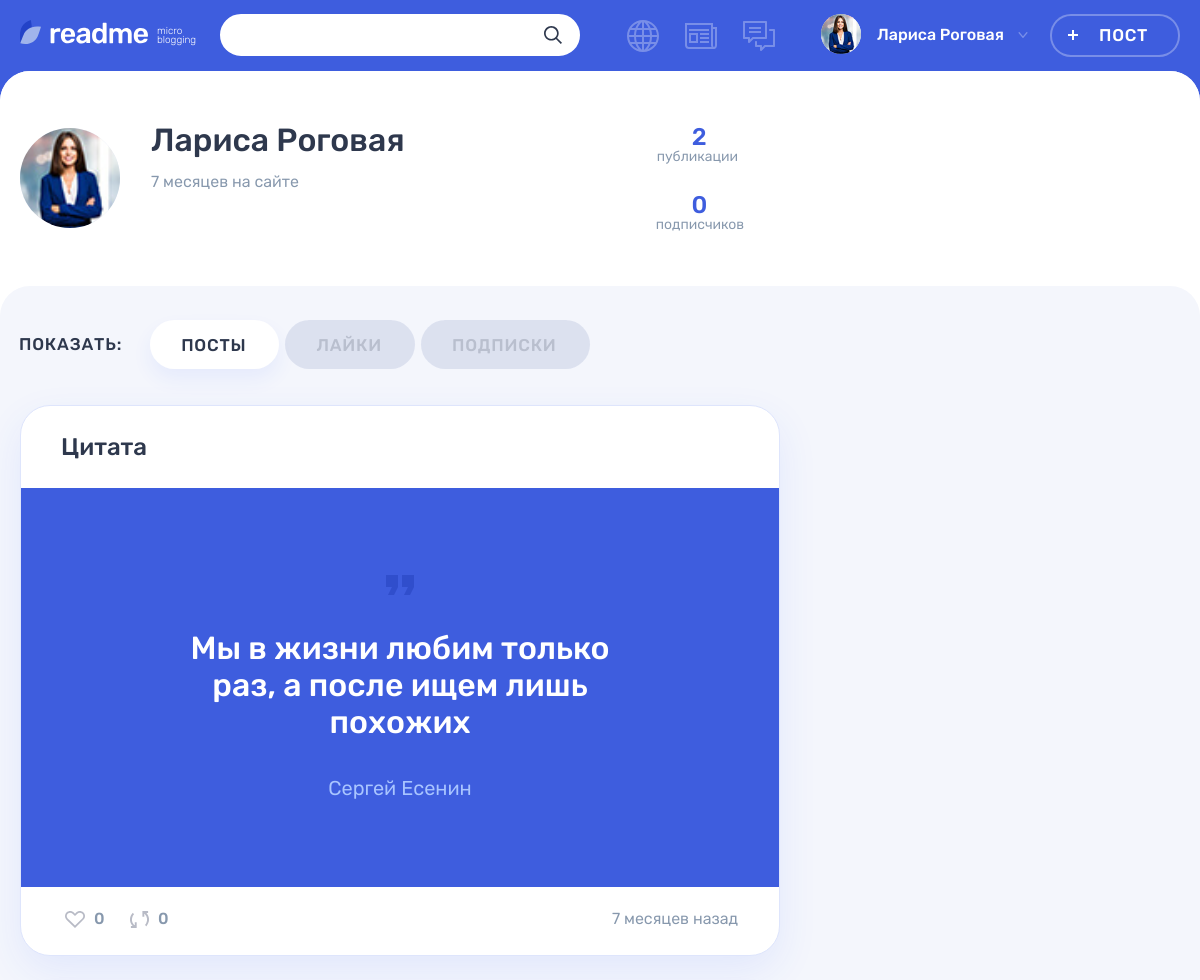
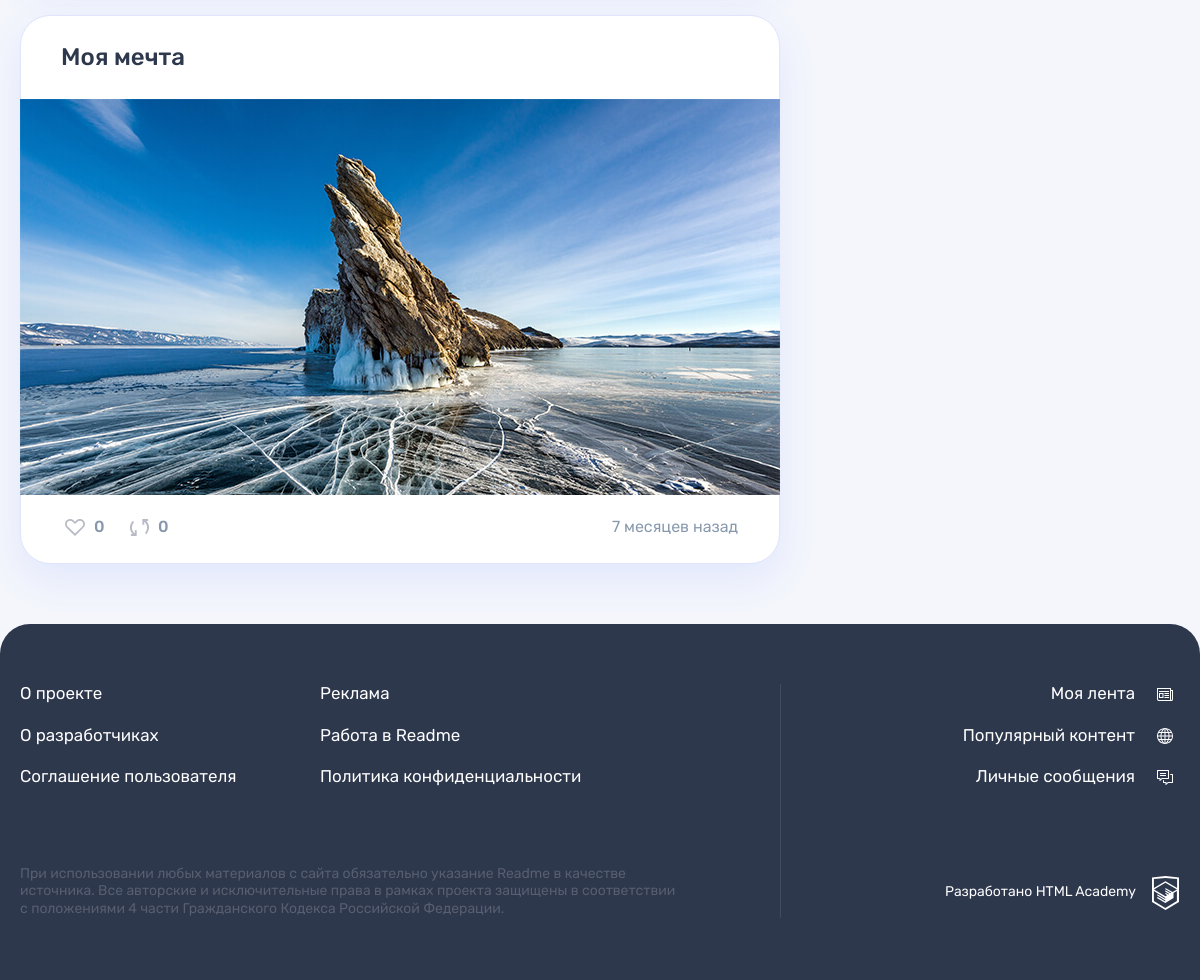
The app's page /profile.php?id=1&tab=posts (signed in) with its own data (2 pictures, top to bottom).
### tables this page shows
CREATE TABLE user (
	id INT UNSIGNED AUTO_INCREMENT PRIMARY KEY,
	dt_add TIMESTAMP NOT NULL DEFAULT CURRENT_TIMESTAMP(),
	email VARCHAR(128) NOT NULL,
	login VARCHAR(128) NOT NULL,
	password VARCHAR(255) NOT NULL,
	avatar_path VARCHAR(128),
	UNIQUE INDEX email(email)
);

CREATE TABLE post (
	id INT UNSIGNED AUTO_INCREMENT PRIMARY KEY,
	dt_add TIMESTAMP NOT NULL DEFAULT CURRENT_TIMESTAMP(),
	title VARCHAR(128) NOT NULL,
	text_content TEXT,
	quote_author VARCHAR(128),
	image_path VARCHAR(128),
	video_path VARCHAR(128),
	link VARCHAR(128),
	show_count INT UNSIGNED NOT NULL DEFAULT 0,
	author_id INT UNSIGNED NOT NULL,
	is_repost BOOLEAN NOT NULL DEFAULT 0,
	origin_post_id INT UNSIGNED,
	content_type_id INT UNSIGNED NOT NULL,
	FOREIGN KEY (author_id) REFERENCES user(id),
	FOREIGN KEY (origin_post_id) REFERENCES post(id),
	FOREIGN KEY (content_type_id) REFERENCES content_type(id),
	FULLTEXT INDEX post_ft_search(title, text_content)
);

### templates/profile.php (the view, shortened to what the rows shown need)
<div class="profile profile--default">
    <div class="profile__user-wrapper">
        <div class="profile__user user container">
            <div class="profile__user-info user__info">
                <div class="profile__avatar user__avatar">
                    <?php if (!empty($user['avatar_path'])): ?>
                        <img style="width: 100px; height: 100px; object-fit: cover;"
                            class="profile__picture user__picture" src="uploads/<?= esc($user['avatar_path']) ?>" width="100" height="100" alt="Аватар пользователя">
                    <?php endif; ?>
                </div>
                <div class="profile__name-wrapper user__name-wrapper">
                    <span class="profile__name user__name"><?= esc($user['login']) ?></span>
                    <time class="profile__user-time user__time" datetime="<?= get_datetime_value($user['dt_add']) ?>"><?= get_relative_time($user['dt_add']) ?> на сайте</time>
                </div>
            </div>
        </div>
    </div>
    <div class="profile__tabs-wrapper tabs">
        <div class="container">
            <div class="profile__tab-content">
                <section class="profile__posts tabs__content<?php if (isset($_GET['tab']) && $_GET['tab'] === 'posts'): ?> tabs__content--active<?php endif; ?>">
                    <?php foreach ($posts as $post): ?>
                        <article id="article-<?= esc($post['id']) ?>" class="profile__post post post-<?= esc($post['class_name']) ?>">
                            <header class="post__header">
                                <?php $style = $post['class_name'] === 'text' ? 'padding: 29px 40px 26px;' : ''; ?>
                                <h2 style="<?= $style . ($post['is_repost'] ? ' padding-top: 4px;' : '') ?>"><a href="/post.php?id=<?= esc($post['id']) ?>&comments=2"><?= esc($post['title']) ?></a></h2>
                            </header>
                            <?php $style = !$post['comments'] ? ($post['hashtags'] ? 'min-height: 67px;' : 'min-height: 83px;') : ''; ?>
                            <div style="<?= $style ?>" class="post__main">
                                <?php $post['display_mode'] = 'feed'; ?>
                                <?php if ($post['class_name'] === 'quote'): ?>
                                    <?= include_template('inc/post-quote.php', ['post' => $post]) ?>
                                <?php elseif ($post['class_name'] === 'link'): ?>
                                    <?= include_template('inc/post-link.php', ['post' => $post]) ?>
                                <?php elseif ($post['class_name'] === 'photo'): ?>
                                    <?= include_template('inc/post-photo.php', ['post' => $post]) ?>
                                <?php elseif ($post['class_name'] === 'video'): ?>
                                    <?= include_template('inc/post-video.php', ['post' => $post]) ?>
                                <?php elseif ($post['class_name'] === 'text'): ?>
                                    <?php $post['style'] = 'margin-top: 0;'; ?>
                                    <?= include_template('inc/post-text.php', ['post' => $post]) ?>
                                <?php endif; ?>
                            </div>
                            <footer class="post__footer">
                                <div class="post__indicators">
                                    <div class="post__buttons">
                                        <?php $classname = $post['is_like'] ? ' post__indicator--likes-active' : ''; ?>
                                        <a class="post__indicator post__indicator--likes<?= $classname ?> button" href="/like.php?id=<?= esc($post['id']) ?>" title="Лайк">
                                            <svg class="post__indicator-icon" width="20" height="17">
                                                <use xlink:href="#icon-heart"></use>
                                            </svg>
                                            <span><?= esc($post['like_count']) ?></span>
                                        </a>
                                        <a class="post__indicator post__indicator--repost button" href="/repost.php?id=<?= esc($post['id']) ?>" title="Репост">
                                            <svg class="post__indicator-icon" width="19" height="17">
                                                <use xlink:href="#icon-repost"></use>
                                            </svg>
                                            <span><?= esc($post['repost_count']) ?></span>
                                        </a>
                                    </div>
                                    <time class="post__time" datetime="<?= get_datetime_value($post['dt_add']) ?>"><?= get_relative_time($post['dt_add']) ?> назад</time>
                                </div>
                            </footer>
                        </article>
                    <?php endforeach; ?>
                </section>
            </div>
        </div>
    </div>
</div>

### templates/inc/post-quote.php
<blockquote>
    <p><?= nl2br(esc($post['text_content']), false) ?></p>
    <cite><?= esc($post['quote_author']) ?></cite>
</blockquote>

### templates/inc/post-photo.php (shortened to what the rows shown need)
<?php if (isset($post['display_mode']) && $post['display_mode'] === 'details'): ?>
    <div class="post-photo__image-wrapper">
        <?php $style = 'width: 760px; height: 507px; object-fit: cover; object-position: top;'; ?>
        <img style="<?= $style ?>" src="uploads/<?= esc($post['image_path']) ?>" alt="Фото от пользователя" width="760" height="507">
    </div>
<?php elseif (isset($post['display_mode']) && $post['display_mode'] === 'feed'): ?>
    <div class="post-photo__image-wrapper">
        <?php $style = 'width: 760px; height: 396px; object-fit: cover; object-position: top;'; ?>
        <img style="<?= $style ?>" src="uploads/<?= esc($post['image_path']) ?>" alt="Фото от пользователя" width="760" height="396">
    </div>
<?php endif; ?>

### records on screen
user: avatar_path (picture), login "Лариса Роговая", dt_add "7 месяцев"
post: title "Цитата", text_content "Мы в жизни любим только раз, а после ищем лишь похожих", quote_author "Сергей Есенин", like_count "0", repost_count "0", dt_add "7 месяцев"
post: title "Моя мечта", image_path (placeholder picture), like_count "0", repost_count "0", dt_add "7 месяцев"

### other values on screen
$_SESSION['user']['login'] "Лариса Роговая"
$user['publication_count'] "2"
$publications "публикации"
$user['subscriber_count'] "0"
$subscribers "подписчиков"
